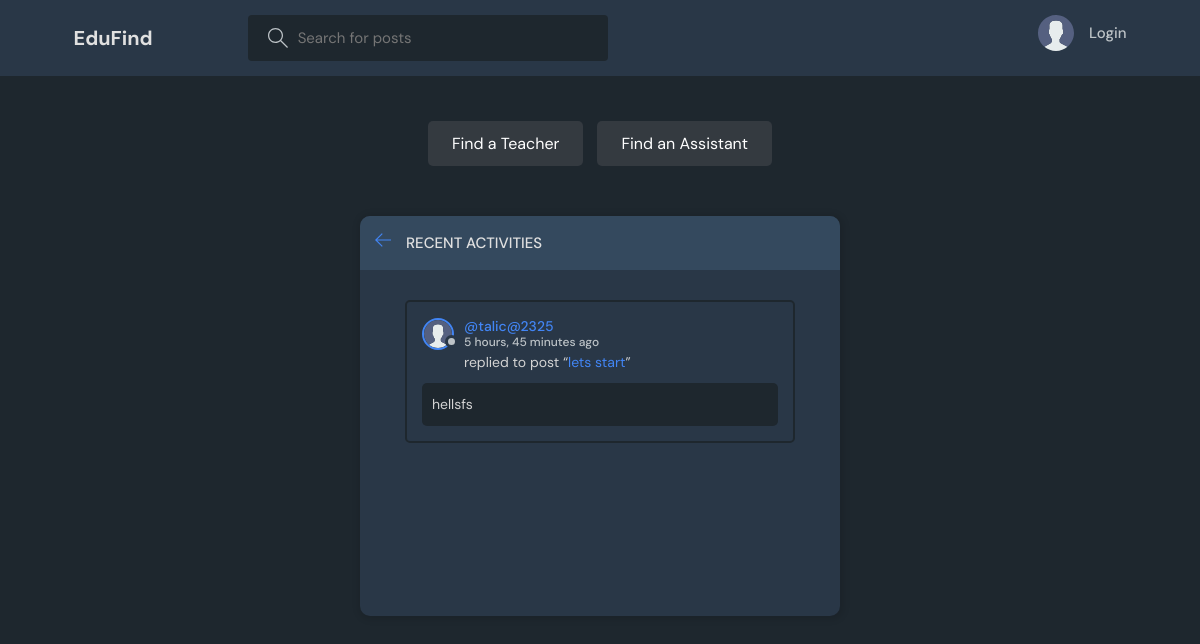
The page /activity/ on the database its author committed.
### base/models.py (models this page shows, shortened)
class Message(models.Model):
    user = models.ForeignKey(User, on_delete=models.CASCADE)
    room = models.ForeignKey(Room, on_delete=models.CASCADE)
    body = models.TextField()
    updated = models.DateTimeField(auto_now=True)
    created = models.DateTimeField(auto_now_add=True)
    class Meta:
        ordering = ['-updated', '-created']

class User(AbstractUser):
    name = models.CharField(max_length=200, null=True)
    email = models.EmailField(unique=True, null=True)
    bio = models.TextField(null=True)
    avatar = models.ImageField(null=True, default="avatar.svg")
    USERNAME_FIELD = 'username'
    REQUIRED_FIELDS = []

class Room(models.Model):
    host = models.ForeignKey(User, on_delete=models.SET_NULL, null=True)
    topic = models.ForeignKey(Topic, on_delete=models.SET_NULL, null=True)
    name = models.CharField(max_length=200)
    description = models.TextField(null=True, blank=True)
    participants = models.ManyToManyField(
        User, related_name='participants', blank=True)
    updated = models.DateTimeField(auto_now=True)
    created = models.DateTimeField(auto_now_add=True)
    class Meta:
        ordering = ['-updated', '-created']
    def __str__(self):
        return self.name

### base/views.py (the view)
# urls.py: path('activity/', views.activityPage, name="activity"),
def activityPage(request):
    room_messages = Message.objects.all()
    return render(request, 'base/activity.html', {'room_messages': room_messages})

### base/templates/base/activity.html (shortened to what this page needs)
{% extends 'main.html' %}
{% block content %}
<main class="layout">
  <div class="container">
    <div class="layout__box">
      <div class="layout__boxHeader">
        <div class="layout__boxTitle">
          <a href="{% url 'home' %}">
            <svg version="1.1" xmlns="http://www.w3.org/2000/svg" width="32" height="32" viewBox="0 0 32 32">
              <title>arrow-left</title>
              <path
                d="M13.723 2.286l-13.723 13.714 13.719 13.714 1.616-1.611-10.96-10.96h27.625v-2.286h-27.625l10.965-10.965-1.616-1.607z">
              </path>
              </path>
            </svg>
          </a>
          <h3>Recent Activities</h3>
        </div>
      </div>
      <div class="activities-page layout__body">
        {% for message in room_messages %}
        <div class="activities__box">
          <div class="activities__boxHeader roomListRoom__header">
            <a href="{% url 'user-profile' message.user.id %}" class="roomListRoom__author">
              <div class="avatar avatar--small">
                <img src="{{message.user.avatar.url}}" />
              </div>
              <p>
                @{{message.user}}
                <span>{{message.created|timesince}} ago</span>
              </p>
            </a>
          </div>
          <div class="activities__boxContent">
            <p>replied to post “<a href="{% url 'room' message.room.id %}">{{message.room}}</a>”</p>
            <div class="activities__boxRoomContent">
              {{message.body}}
            </div>
          </div>
        </div>
        {% endfor %}
      </div>
    </div>
  </div>
</main>
{% endblock content %}

### static/styles/style.css (style rules this page uses)
:root { --color-main: #4285f4; --color-main-light: #66b3ff; --color-dark: #293747; --color-dark-medium: #1e272e; --color-dark-light: #34495e; --color-light: #e0e0e0; --color-gray: #bdc3c7; --color-light-gray: #d3d3d3; --color-bg: #1e272e; --color-success: #8fbcbb; --color-error: #c02942; }
* { font-family: "DM Sans", -apple-system, BlinkMacSystemFont, "Segoe UI", Roboto, Oxygen, Ubuntu, Cantarell, "Open Sans", "Helvetica Neue", sans-serif; margin: 0; padding: 0; box-sizing: border-box; text-rendering: optimizeLegibility; font-size: inherit; }
html { font-size: 56.25%; }
@media only screen and (min-width: 1200px) { html { font-size: 62.5%; } }
body { line-height: 1.6; font-weight: 400; font-size: 1.5rem; color: var(--color-light-gray); background-color: var(--color-bg); min-height: 100vh; }
img { width: 100%; }
a { display: inline-block; color: var(--color-main); text-decoration: none; }
.container { max-width: 120rem; width: 90%; margin: auto; }
.avatar { position: relative; display: inline-block; border-radius: 50%; border: 2px solid var(--color-main); }
.avatar img { display: block; border-radius: 50%; object-fit: cover; object-position: center; }
.avatar::after { content: ""; display: block; position: absolute; background-color: var(--color-gray); z-index: 111; border-radius: 50%; border: 0.3rem solid var(--color-dark); }
.avatar.avatar--small img { width: 2.8rem; height: 2.8rem; }
.avatar.avatar--small:after { width: 0.7rem; height: 0.7rem; bottom: 0px; right: -6px; }
.layout { margin-top: 2.4rem; }
.layout > .container { display: flex; justify-content: space-between; align-items: flex-start; }
.layout__box { width: 90%; max-width: 48rem; min-height: 40rem; position: absolute; top: 50%; left: 50%; transform: translate(-50%, -46%); background-color: var(--color-dark); border-radius: 1rem; box-shadow: 1px 1px 6px 3px rgba(0, 0, 0, 0.1); overflow: hidden; }
.layout__boxHeader { display: flex; padding: 1.5rem; background-color: var(--color-dark-light); }
.layout__boxTitle { display: flex; gap: 1.5rem; align-items: center; }
.layout__boxTitle h3 { text-transform: uppercase; font-weight: 500; color: var(--color-light); }
.layout__boxTitle svg { width: 1.6rem; height: 1.6rem; fill: var(--color-main); }
.layout__body { margin: 3rem; }
.roomListRoom__header { display: flex; justify-content: space-between; align-items: center; }
.roomListRoom__author { font-weight: 500; display: flex; align-items: center; gap: 1rem; }
.activities__box { margin: 1.5rem; padding: 1.5rem; border: 2px solid var(--color-dark-medium); border-radius: 5px; }
.activities__boxHeader p { font-size: 1.4rem; line-height: 1.3; }
.activities__boxHeader p span { color: var(--color-gray); font-size: 1.2rem; display: block; }
.activities__boxContent { margin-left: 4.2rem; }
.activities__boxContent { font-size: 1.4rem; }
.activities__boxRoomContent { background: var(--color-bg); padding: 1rem; border-radius: 5px; margin-top: 1rem; margin-left: -4.2rem; }

### rows shown on the page
Message: user.avatar (placeholder picture), user "talic@2325", created "5 hours, 45 minutes", room "lets start", body "hellsfs"
